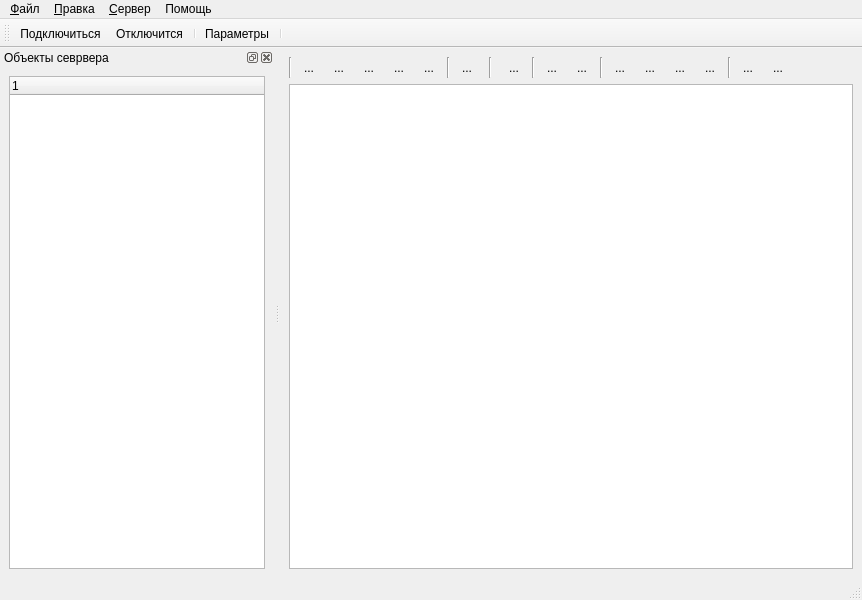
<?xml version="1.0" encoding="UTF-8"?>
<ui version="4.0">
 <class>MainWindow</class>
 <widget class="QMainWindow" name="MainWindow">
  <property name="geometry">
   <rect>
    <x>0</x>
    <y>0</y>
    <width>862</width>
    <height>600</height>
   </rect>
  </property>
  <property name="windowTitle">
   <string>Менеджер сервера</string>
  </property>
  <property name="windowIcon">
   <iconset resource="resurses.qrc">
    <normaloff>:/img/socket.ico</normaloff>:/img/socket.ico</iconset>
  </property>
  <widget class="QWidget" name="centralwidget">
   <layout class="QGridLayout" name="gridLayout">
    <item row="0" column="0">
     <widget class="QWidget" name="widget" native="true">
      <layout class="QHBoxLayout" name="horizontalLayout">
       <property name="leftMargin">
        <number>0</number>
       </property>
       <property name="topMargin">
        <number>0</number>
       </property>
       <property name="rightMargin">
        <number>0</number>
       </property>
       <property name="bottomMargin">
        <number>0</number>
       </property>
       <item>
        <widget class="QLabel" name="label">
         <property name="minimumSize">
          <size>
           <width>2</width>
           <height>0</height>
          </size>
         </property>
         <property name="maximumSize">
          <size>
           <width>2</width>
           <height>16777215</height>
          </size>
         </property>
         <property name="frameShape">
          <enum>QFrame::VLine</enum>
         </property>
         <property name="frameShadow">
          <enum>QFrame::Sunken</enum>
         </property>
         <property name="text">
          <string/>
         </property>
        </widget>
       </item>
       <item>
        <widget class="QToolButton" name="btnAdd">
         <property name="toolTip">
          <string>Доавить</string>
         </property>
         <property name="text">
          <string>...</string>
         </property>
         <property name="icon">
          <iconset resource="resurses.qrc">
           <normaloff>:/img/itemAdd.png</normaloff>:/img/itemAdd.png</iconset>
         </property>
         <property name="autoRaise">
          <bool>true</bool>
         </property>
        </widget>
       </item>
       <item>
        <widget class="QToolButton" name="btnAddGroup">
         <property name="text">
          <string>...</string>
         </property>
         <property name="icon">
          <iconset resource="resurses.qrc">
           <normaloff>:/img/addGroup.png</normaloff>:/img/addGroup.png</iconset>
         </property>
         <property name="autoRaise">
          <bool>true</bool>
         </property>
        </widget>
       </item>
       <item>
        <widget class="QToolButton" name="btnEdit">
         <property name="toolTip">
          <string>Изменить</string>
         </property>
         <property name="text">
          <string>...</string>
         </property>
         <property name="icon">
          <iconset resource="resurses.qrc">
           <normaloff>:/img/itemEdit.png</normaloff>:/img/itemEdit.png</iconset>
         </property>
         <property name="autoRaise">
          <bool>true</bool>
         </property>
        </widget>
       </item>
       <item>
        <widget class="QToolButton" name="btnDelete">
         <property name="toolTip">
          <string>Удалить</string>
         </property>
         <property name="text">
          <string>...</string>
         </property>
         <property name="icon">
          <iconset resource="resurses.qrc">
           <normaloff>:/img/itemDelete.png</normaloff>:/img/itemDelete.png</iconset>
         </property>
         <property name="autoRaise">
          <bool>true</bool>
         </property>
        </widget>
       </item>
       <item>
        <widget class="QToolButton" name="btnSendClientRelease">
         <property name="toolTip">
          <string>Загрузить новую версию мобильного приложения</string>
         </property>
         <property name="text">
          <string>...</string>
         </property>
         <property name="icon">
          <iconset resource="resurses.qrc">
           <normaloff>:/img/save.png</normaloff>:/img/save.png</iconset>
         </property>
         <property name="autoRaise">
          <bool>true</bool>
         </property>
        </widget>
       </item>
       <item>
        <widget class="QLabel" name="label_2">
         <property name="maximumSize">
          <size>
           <width>2</width>
           <height>16777215</height>
          </size>
         </property>
         <property name="frameShape">
          <enum>QFrame::VLine</enum>
         </property>
         <property name="frameShadow">
          <enum>QFrame::Sunken</enum>
         </property>
         <property name="text">
          <string/>
         </property>
        </widget>
       </item>
       <item>
        <widget class="QToolButton" name="btnInfo">
         <property name="text">
          <string>...</string>
         </property>
         <property name="icon">
          <iconset resource="resurses.qrc">
           <normaloff>:/img/!.png</normaloff>:/img/!.png</iconset>
         </property>
         <property name="autoRaise">
          <bool>true</bool>
         </property>
        </widget>
       </item>
       <item>
        <widget class="QLabel" name="label_6">
         <property name="minimumSize">
          <size>
           <width>2</width>
           <height>0</height>
          </size>
         </property>
         <property name="frameShape">
          <enum>QFrame::VLine</enum>
         </property>
         <property name="frameShadow">
          <enum>QFrame::Sunken</enum>
         </property>
         <property name="text">
          <string/>
         </property>
        </widget>
       </item>
       <item>
        <widget class="QToolButton" name="toolButton">
         <property name="toolTip">
          <string>Обновить</string>
         </property>
         <property name="text">
          <string>...</string>
         </property>
         <property name="icon">
          <iconset resource="resurses.qrc">
           <normaloff>:/img/update.png</normaloff>:/img/update.png</iconset>
         </property>
         <property name="popupMode">
          <enum>QToolButton::DelayedPopup</enum>
         </property>
         <property name="toolButtonStyle">
          <enum>Qt::ToolButtonIconOnly</enum>
         </property>
         <property name="autoRaise">
          <bool>true</bool>
         </property>
        </widget>
       </item>
       <item>
        <widget class="QLabel" name="label_3">
         <property name="maximumSize">
          <size>
           <width>2</width>
           <height>16777215</height>
          </size>
         </property>
         <property name="frameShape">
          <enum>QFrame::VLine</enum>
         </property>
         <property name="frameShadow">
          <enum>QFrame::Sunken</enum>
         </property>
         <property name="text">
          <string/>
         </property>
        </widget>
       </item>
       <item>
        <widget class="QToolButton" name="btnDataImport">
         <property name="toolTip">
          <string>Импорт</string>
         </property>
         <property name="text">
          <string>...</string>
         </property>
         <property name="icon">
          <iconset resource="resurses.qrc">
           <normaloff>:/img/importFromDatabase.png</normaloff>:/img/importFromDatabase.png</iconset>
         </property>
         <property name="autoRaise">
          <bool>true</bool>
         </property>
        </widget>
       </item>
       <item>
        <widget class="QToolButton" name="btnDataExport">
         <property name="toolTip">
          <string>Экспорт</string>
         </property>
         <property name="text">
          <string>...</string>
         </property>
         <property name="icon">
          <iconset resource="resurses.qrc">
           <normaloff>:/img/exportKeysToDatabase.png</normaloff>:/img/exportKeysToDatabase.png</iconset>
         </property>
         <property name="autoRaise">
          <bool>true</bool>
         </property>
        </widget>
       </item>
       <item>
        <widget class="QLabel" name="label_4">
         <property name="maximumSize">
          <size>
           <width>2</width>
           <height>16777215</height>
          </size>
         </property>
         <property name="frameShape">
          <enum>QFrame::VLine</enum>
         </property>
         <property name="frameShadow">
          <enum>QFrame::Sunken</enum>
         </property>
         <property name="text">
          <string/>
         </property>
        </widget>
       </item>
       <item>
        <widget class="QToolButton" name="btnSetLinkDevice">
         <property name="toolTip">
          <string>Привязать к устройству</string>
         </property>
         <property name="text">
          <string>...</string>
         </property>
         <property name="icon">
          <iconset resource="resurses.qrc">
           <normaloff>:/img/link.png</normaloff>:/img/link.png</iconset>
         </property>
         <property name="autoRaise">
          <bool>true</bool>
         </property>
        </widget>
       </item>
       <item>
        <widget class="QToolButton" name="btnRegistryDevice">
         <property name="toolTip">
          <string>Зарегистрировать устройство</string>
         </property>
         <property name="text">
          <string>...</string>
         </property>
         <property name="icon">
          <iconset resource="resurses.qrc">
           <normaloff>:/img/SqlDivaces.png</normaloff>:/img/SqlDivaces.png</iconset>
         </property>
         <property name="autoRaise">
          <bool>true</bool>
         </property>
        </widget>
       </item>
       <item>
        <widget class="QToolButton" name="btnRegistryUser">
         <property name="toolTip">
          <string>Зарегистрировать пользователя</string>
         </property>
         <property name="text">
          <string>...</string>
         </property>
         <property name="icon">
          <iconset resource="resurses.qrc">
           <normaloff>:/img/certUsers.png</normaloff>:/img/certUsers.png</iconset>
         </property>
         <property name="autoRaise">
          <bool>true</bool>
         </property>
        </widget>
       </item>
       <item>
        <widget class="QToolButton" name="btnEditCache">
         <property name="toolTip">
          <string>Параметры пользователя</string>
         </property>
         <property name="text">
          <string>...</string>
         </property>
         <property name="icon">
          <iconset resource="resurses.qrc">
           <normaloff>:/img/userOptions.ico</normaloff>:/img/userOptions.ico</iconset>
         </property>
         <property name="autoRaise">
          <bool>true</bool>
         </property>
        </widget>
       </item>
       <item>
        <widget class="QLabel" name="label_5">
         <property name="maximumSize">
          <size>
           <width>2</width>
           <height>16777215</height>
          </size>
         </property>
         <property name="frameShape">
          <enum>QFrame::VLine</enum>
         </property>
         <property name="frameShadow">
          <enum>QFrame::Sunken</enum>
         </property>
         <property name="text">
          <string/>
         </property>
        </widget>
       </item>
       <item>
        <widget class="QToolButton" name="btnTaskRestart">
         <property name="statusTip">
          <string>Перезапустить</string>
         </property>
         <property name="text">
          <string>...</string>
         </property>
         <property name="icon">
          <iconset resource="resurses.qrc">
           <normaloff>:/img/move_end.png</normaloff>:/img/move_end.png</iconset>
         </property>
         <property name="autoRaise">
          <bool>true</bool>
         </property>
        </widget>
       </item>
       <item>
        <widget class="QToolButton" name="btnStartTask">
         <property name="toolTip">
          <string>Выполнить сейчас</string>
         </property>
         <property name="text">
          <string>...</string>
         </property>
         <property name="icon">
          <iconset resource="resurses.qrc">
           <normaloff>:/img/startTask.png</normaloff>:/img/startTask.png</iconset>
         </property>
         <property name="autoRaise">
          <bool>true</bool>
         </property>
        </widget>
       </item>
       <item>
        <spacer name="horizontalSpacer">
         <property name="orientation">
          <enum>Qt::Horizontal</enum>
         </property>
         <property name="sizeHint" stdset="0">
          <size>
           <width>40</width>
           <height>20</height>
          </size>
         </property>
        </spacer>
       </item>
      </layout>
      <zorder>btnRegistryUser</zorder>
      <zorder>label</zorder>
      <zorder>btnAdd</zorder>
      <zorder>btnAddGroup</zorder>
      <zorder>btnEdit</zorder>
      <zorder>btnDelete</zorder>
      <zorder>btnSendClientRelease</zorder>
      <zorder>label_2</zorder>
      <zorder>btnInfo</zorder>
      <zorder>label_6</zorder>
      <zorder>toolButton</zorder>
      <zorder>label_3</zorder>
      <zorder>btnDataImport</zorder>
      <zorder>btnDataExport</zorder>
      <zorder>label_4</zorder>
      <zorder>btnSetLinkDevice</zorder>
      <zorder>btnRegistryDevice</zorder>
      <zorder>label_5</zorder>
      <zorder>btnTaskRestart</zorder>
      <zorder>btnStartTask</zorder>
      <zorder>btnEditCache</zorder>
     </widget>
    </item>
    <item row="1" column="0">
     <widget class="QTreeView" name="treeView">
      <property name="sortingEnabled">
       <bool>true</bool>
      </property>
      <attribute name="headerShowSortIndicator" stdset="0">
       <bool>true</bool>
      </attribute>
     </widget>
    </item>
   </layout>
  </widget>
  <widget class="QMenuBar" name="menubar">
   <property name="geometry">
    <rect>
     <x>0</x>
     <y>0</y>
     <width>862</width>
     <height>21</height>
    </rect>
   </property>
   <widget class="QMenu" name="menu">
    <property name="title">
     <string>&amp;Файл</string>
    </property>
    <addaction name="mnuExit"/>
   </widget>
   <widget class="QMenu" name="menu_2">
    <property name="title">
     <string>&amp;Сервер</string>
    </property>
    <addaction name="mnuConnect"/>
    <addaction name="mnuDisconnect"/>
    <addaction name="separator"/>
    <addaction name="mnuOptions"/>
   </widget>
   <widget class="QMenu" name="menu_3">
    <property name="title">
     <string>Помощь</string>
    </property>
    <addaction name="mnuAbout"/>
   </widget>
   <widget class="QMenu" name="menu_4">
    <property name="title">
     <string>&amp;Правка</string>
    </property>
   </widget>
   <addaction name="menu"/>
   <addaction name="menu_4"/>
   <addaction name="menu_2"/>
   <addaction name="menu_3"/>
  </widget>
  <widget class="QStatusBar" name="statusbar"/>
  <widget class="QToolBar" name="toolBar">
   <property name="windowTitle">
    <string>toolBar</string>
   </property>
   <property name="toolTip">
    <string/>
   </property>
   <attribute name="toolBarArea">
    <enum>TopToolBarArea</enum>
   </attribute>
   <attribute name="toolBarBreak">
    <bool>false</bool>
   </attribute>
   <addaction name="mnuConnect"/>
   <addaction name="mnuDisconnect"/>
   <addaction name="separator"/>
   <addaction name="mnuOptions"/>
   <addaction name="separator"/>
  </widget>
  <widget class="QDockWidget" name="dockWidgetObjects">
   <property name="windowTitle">
    <string>Объекты севрвера</string>
   </property>
   <attribute name="dockWidgetArea">
    <number>1</number>
   </attribute>
   <widget class="QWidget" name="dockWidgetContents">
    <layout class="QGridLayout" name="gridLayout_2">
     <item row="0" column="0">
      <widget class="QWidget" name="dockWidgetContents_2" native="true">
       <layout class="QGridLayout" name="gridLayout_3">
        <property name="leftMargin">
         <number>0</number>
        </property>
        <property name="topMargin">
         <number>0</number>
        </property>
        <property name="rightMargin">
         <number>0</number>
        </property>
        <property name="bottomMargin">
         <number>0</number>
        </property>
        <property name="spacing">
         <number>0</number>
        </property>
        <item row="0" column="0">
         <widget class="QTreeWidget" name="treeWidget">
          <column>
           <property name="text">
            <string notr="true">1</string>
           </property>
          </column>
         </widget>
        </item>
       </layout>
      </widget>
     </item>
    </layout>
   </widget>
  </widget>
  <action name="mnuConnect">
   <property name="icon">
    <iconset resource="resurses.qrc">
     <normaloff>:/img/connect.png</normaloff>:/img/connect.png</iconset>
   </property>
   <property name="text">
    <string>&amp;Подключиться</string>
   </property>
   <property name="toolTip">
    <string>Открыть соединение</string>
   </property>
  </action>
  <action name="mnuExit">
   <property name="text">
    <string>&amp;Закрыть</string>
   </property>
  </action>
  <action name="mnuDisconnect">
   <property name="icon">
    <iconset resource="resurses.qrc">
     <normaloff>:/img/disconnect.png</normaloff>:/img/disconnect.png</iconset>
   </property>
   <property name="text">
    <string>Отключится</string>
   </property>
   <property name="toolTip">
    <string>Закрыть соединение</string>
   </property>
  </action>
  <action name="mnuAbout">
   <property name="text">
    <string>&amp;О программе ...</string>
   </property>
  </action>
  <action name="mnuOptions">
   <property name="icon">
    <iconset resource="resurses.qrc">
     <normaloff>:/img/settings.ico</normaloff>:/img/settings.ico</iconset>
   </property>
   <property name="text">
    <string>Параметры</string>
   </property>
  </action>
 </widget>
 <resources>
  <include location="resurses.qrc"/>
 </resources>
 <connections/>
</ui>
